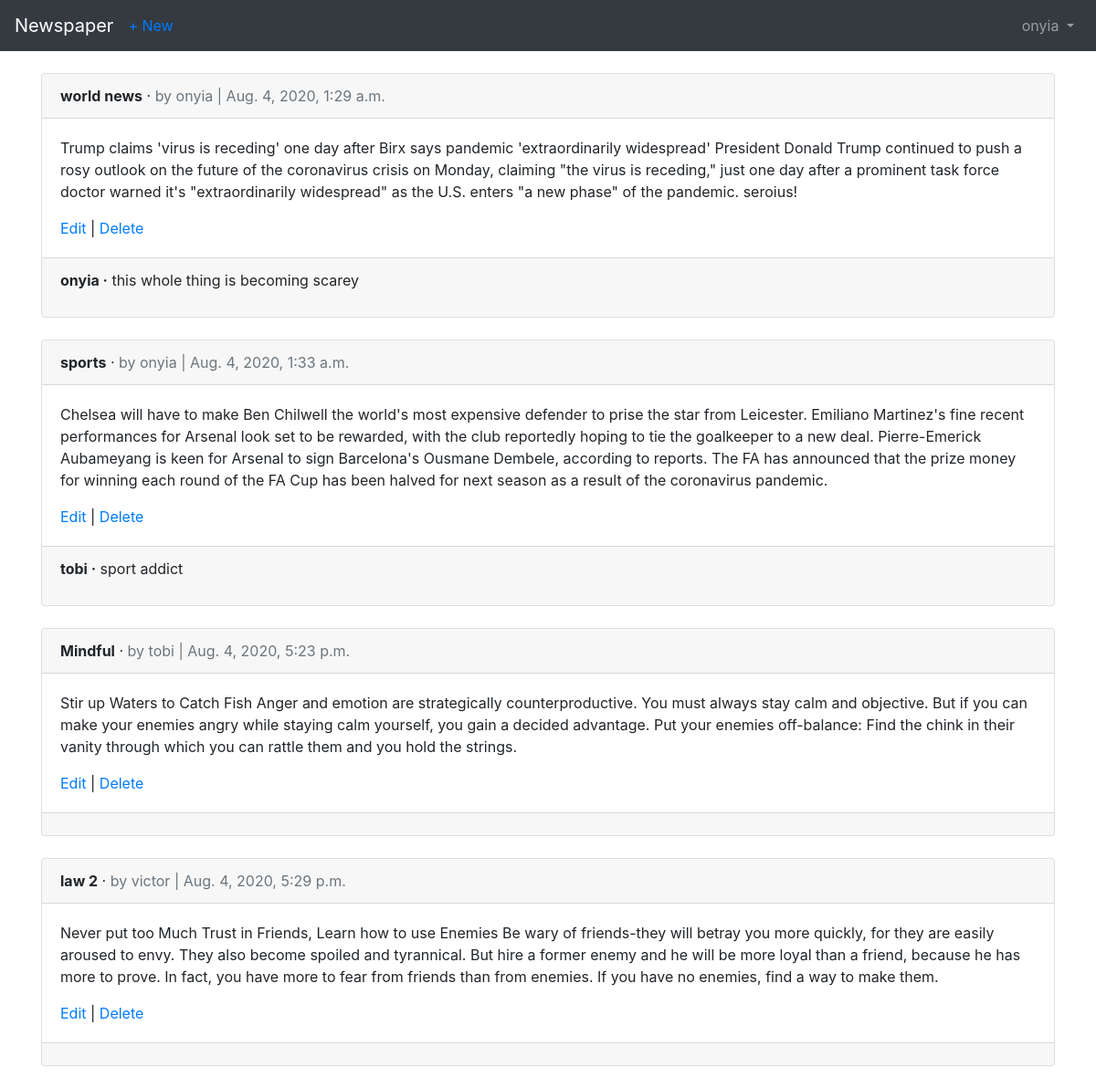
The page /articles/ (signed in) on the database its author committed.
### users/models.py (models this page shows)
class CustomUser(AbstractUser):
    age = models.PositiveIntegerField(null=True, blank=True)

### articles/models.py (models this page shows, shortened)
class Article(models.Model):
    title = models.CharField(max_length=255)
    body = models.TextField()
    date = models.DateTimeField(auto_now_add=True)
    author = models.ForeignKey(
        get_user_model(),
        on_delete=models.CASCADE,
    )

class Comment(models.Model):  # new
    article = models.ForeignKey(Article, on_delete=models.CASCADE, related_name='comments',
                                )
    comment = models.CharField(max_length=140)
    author = models.ForeignKey(
        get_user_model(),
        on_delete=models.CASCADE,
    )
    def __str__(self):
        return self.comment

### articles/views.py (the view)
# urls.py: path('', ArticleListView.as_view(), name='article_list'),
class ArticleListView(LoginRequiredMixin, ListView):
    model = Article
    template_name = 'article_list.html'
    login_url = 'login'

### articles/templates/article_list.html (shortened to what this page needs)
<!DOCTYPE html>
<html lang="en">
<head>
</head>
<body>
{% extends 'base.html' %}
{% block content %}
{% for article in object_list %}
    <div class="card">
    <div class="card-header">
        <span class="font-weight-bold">{{ article.title }}</span> &middot;
        <span class="text-muted">by {{ article.author }} |
        {{ article.date }}</span>
    </div>
    <div class="card-body">
        <p>{{ article.body }}</p>
        <a href="{% url 'article_edit' article.pk %}">Edit</a> |
        <a href="{% url 'article_delete' article.pk %}">Delete</a>
    </div>
        <div class="card-footer">
            {% for comment in article.comments.all %}
            <p>
            <span class="font-weight-bold">{{ comment.author }} &middot;</span>
            {{ comment }}
            </p>
            {% endfor %}
         </div>
    </div>
    <br />
    {% endfor %}
{% endblock content %}

### users/templates/base.html (shortened to what this page needs)
<!doctype html>
<html lang="en">
<head>
<link rel="stylesheet"
href="https://stackpath.bootstrapcdn.com/bootstrap/4.1.3/css/\
bootstrap.min.css"
integrity="sha384-MCw98/SFnGE8fJT3GXwEOngsV7Zt27NXFoaoApmYm81i\
uXoPkFOJwJ8ERdknLPMO"
>
</head>
<body>
<nav class="navbar navbar-expand-md navbar-dark bg-dark mb-4">
<a class="navbar-brand" href="{% url 'home' %}">Newspaper</a>
{% if user.is_authenticated %}
<ul class="navbar-nav mr-auto">
<li class="nav-item"><a href="{% url 'article_new' %}">+ New</a></li>
</ul>
{% endif %}
<div class="collapse navbar-collapse" id="navbarCollapse">
{% if user.is_authenticated %}
<ul class="navbar-nav ml-auto">
<li class="nav-item">
<a class="nav-link dropdown-toggle" href="#" id="userMenu"
data-toggle="dropdown" aria-haspopup="true"
aria-expanded="false">
{{ user.username }}
</a>
    </li>
</ul>
{% endif %}
</div>
</nav>
<div class="container">
{% block content %}
{% endblock content %}
</div>
</body>
</html>

### rows shown on the page
CustomUser: username "onyia"
Article: title "world news", author "onyia", date "Aug. 4, 2020, 1:29 a.m.", body "Trump claims 'virus is receding' one day after Birx says pandemic 'extraordinarily widespread' President Donald Trump continued to push a rosy outlook on the future of the coronavirus crisis on Monday, claiming \"the virus is receding,\" just one day after a prominent task force doctor warned it's \"extraordinarily widespread\" as the U.S. enters \"a new phase\" of the pandemic. seroius!"
Comment: author "onyia", comment "this whole thing is becoming scarey"
Article: title "sports", author "onyia", date "Aug. 4, 2020, 1:33 a.m.", body "Chelsea will have to make Ben Chilwell the world's most expensive defender to prise the star from Leicester. Emiliano Martinez's fine recent performances for Arsenal look set to be rewarded, with the club reportedly hoping to tie the goalkeeper to a new deal. Pierre-Emerick Aubameyang is keen for Arsenal to sign Barcelona's Ousmane Dembele, according to reports. The FA has announced that the prize money for winning each round of the FA Cup has been halved for next season as a result of the coronavirus pandemic."
Comment: author "tobi", comment "sport addict"
Article: title "Mindful", author "tobi", date "Aug. 4, 2020, 5:23 p.m.", body "Stir up Waters to Catch Fish Anger and emotion are strategically counterproductive. You must always stay calm and objective. But if you can make your enemies angry while staying calm yourself, you gain a decided advantage. Put your enemies off-balance: Find the chink in their vanity through which you can rattle them and you hold the strings."
Article: title "law 2", author "victor", date "Aug. 4, 2020, 5:29 p.m.", body "Never put too Much Trust in Friends, Learn how to use Enemies Be wary of friends-they will betray you more quickly, for they are easily aroused to envy. They also become spoiled and tyrannical. But hire a former enemy and he will be more loyal than a friend, because he has more to prove. In fact, you have more to fear from friends than from enemies. If you have no enemies, find a way to make them."
